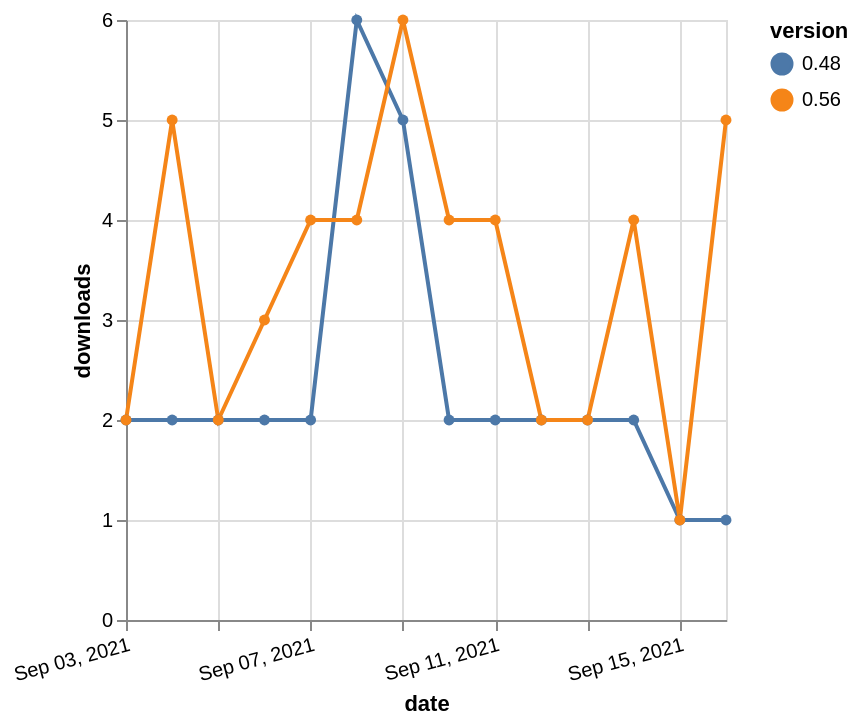

Vega-Lite specification stored for this chart:
### Vega-Lite specification from a JSON file in a GitHub repository (floating-point values rounded to 4 significant figures)
{"$schema": "https://vega.github.io/schema/vega-lite/v5.json", "description": "A simple bar chart with embedded data.", "data": {"values": [{"date": "2021-09-03", "total": 11523, "delta": 2, "version": "0.48"}, {"date": "2021-09-04", "total": 11525, "delta": 2, "version": "0.48"}, {"date": "2021-09-05", "total": 11527, "delta": 2, "version": "0.48"}, {"date": "2021-09-06", "total": 11529, "delta": 2, "version": "0.48"}, {"date": "2021-09-07", "total": 11531, "delta": 2, "version": "0.48"}, {"date": "2021-09-08", "total": 11537, "delta": 6, "version": "0.48"}, {"date": "2021-09-09", "total": 11542, "delta": 5, "version": "0.48"}, {"date": "2021-09-10", "total": 11544, "delta": 2, "version": "0.48"}, {"date": "2021-09-11", "total": 11546, "delta": 2, "version": "0.48"}, {"date": "2021-09-12", "total": 11548, "delta": 2, "version": "0.48"}, {"date": "2021-09-13", "total": 11550, "delta": 2, "version": "0.48"}, {"date": "2021-09-14", "total": 11552, "delta": 2, "version": "0.48"}, {"date": "2021-09-15", "total": 11553, "delta": 1, "version": "0.48"}, {"date": "2021-09-16", "total": 11554, "delta": 1, "version": "0.48"}, {"date": "2021-09-03", "total": 21012, "delta": 2, "version": "0.56"}, {"date": "2021-09-04", "total": 21017, "delta": 5, "version": "0.56"}, {"date": "2021-09-05", "total": 21019, "delta": 2, "version": "0.56"}, {"date": "2021-09-06", "total": 21022, "delta": 3, "version": "0.56"}, {"date": "2021-09-07", "total": 21026, "delta": 4, "version": "0.56"}, {"date": "2021-09-08", "total": 21030, "delta": 4, "version": "0.56"}, {"date": "2021-09-09", "total": 21036, "delta": 6, "version": "0.56"}, {"date": "2021-09-10", "total": 21040, "delta": 4, "version": "0.56"}, {"date": "2021-09-11", "total": 21044, "delta": 4, "version": "0.56"}, {"date": "2021-09-12", "total": 21046, "delta": 2, "version": "0.56"}, {"date": "2021-09-13", "total": 21048, "delta": 2, "version": "0.56"}, {"date": "2021-09-14", "total": 21052, "delta": 4, "version": "0.56"}, {"date": "2021-09-15", "total": 21053, "delta": 1, "version": "0.56"}, {"date": "2021-09-16", "total": 21058, "delta": 5, "version": "0.56"}]}, "width": "container", "mark": {"type": "line", "point": {"filled": true}}, "encoding": {"x": {"field": "date", "type": "temporal", "timeUnit": "yearmonthdate", "title": "date", "axis": {"labelAngle": -15}}, "y": {"field": "delta", "type": "quantitative", "title": "downloads"}, "color": {"field": "version", "type": "nominal"}, "tooltip": {"field": "delta"}}}
